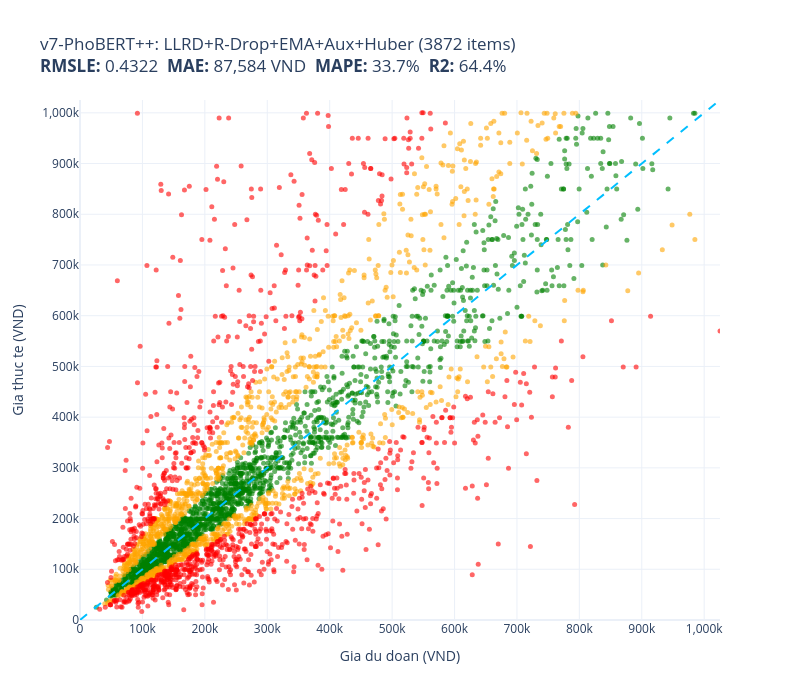
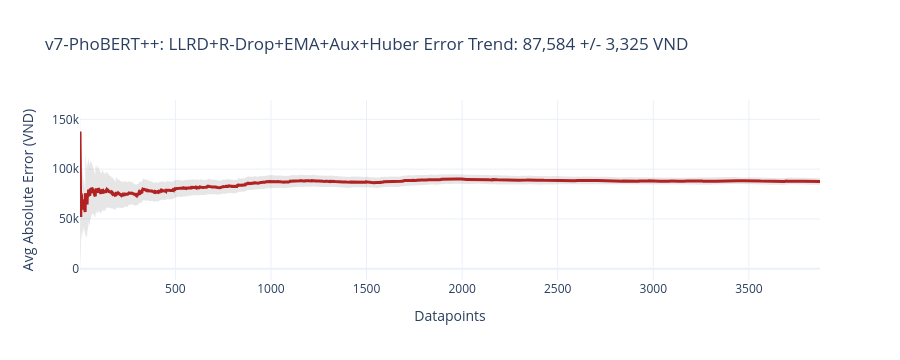
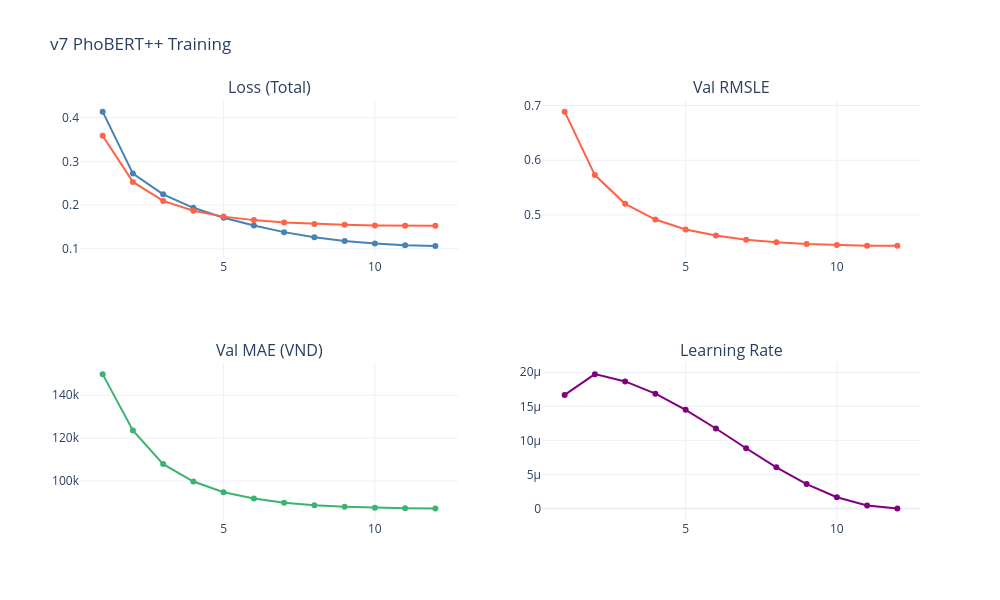

The notebook cell these images were saved under, in order:
### Code cell
pred_pb_val = predict_bert(ema_phobert, phobert_enc_val, y_mean_pb, y_std_pb, DEVICE)
pred_pb_test = predict_bert(ema_phobert, phobert_enc_test, y_mean_pb, y_std_pb, DEVICE)
ALL_PREDS_VAL["v7-PhoBERT++"] = pred_pb_val
ALL_PREDS_TEST["v7-PhoBERT++"] = pred_pb_test

evaluate_and_store(test_prices, pred_pb_test, "v7-PhoBERT++: LLRD+R-Drop+EMA+Aux+Huber", test_names)
if hist_pb:
    plot_bert_history(hist_pb, "v7 PhoBERT++ Training")

### Figure 1 — Plotly figure (JSON) as saved in the notebook; plotly's stock layout.template omitted (floating-point values rounded to 4 significant figures; data arrays with more than 128 entries replaced by an {"elided": "..."} marker saying what was removed)
{"data": [{"customdata": {"elided": "1725x1 str values"}, "hovertemplate": "%{customdata[0]}<extra></extra>", "marker": {"color": "green", "opacity": 0.6, "size": 5}, "mode": "markers", "name": "green", "type": "scatter", "x": {"elided": "1725 float values"}, "y": {"elided": "1725 float values"}}, {"customdata": {"elided": "1090x1 str values"}, "hovertemplate": "%{customdata[0]}<extra></extra>", "marker": {"color": "orange", "opacity": 0.6, "size": 5}, "mode": "markers", "name": "orange", "type": "scatter", "x": {"elided": "1090 float values"}, "y": {"elided": "1090 float values"}}, {"customdata": {"elided": "1057x1 str values"}, "hovertemplate": "%{customdata[0]}<extra></extra>", "marker": {"color": "red", "opacity": 0.6, "size": 5}, "mode": "markers", "name": "red", "type": "scatter", "x": {"elided": "1057 float values"}, "y": {"elided": "1057 float values"}}, {"hoverinfo": "skip", "line": {"color": "deepskyblue", "dash": "dash", "width": 2}, "mode": "lines", "name": "y=x", "showlegend": false, "type": "scatter", "x": [0, 1025000.0], "y": [0, 1025000.0]}], "layout": {"height": 700, "showlegend": false, "title": {"text": "v7-PhoBERT++: LLRD+R-Drop+EMA+Aux+Huber (3872 items)<br><b>RMSLE:</b> 0.4322  <b>MAE:</b> 87,584 VND  <b>MAPE:</b> 33.7%  <b>R2:</b> 64.4%"}, "width": 800, "xaxis": {"range": [0, 1025000.0], "ticktext": ["0", "100k", "200k", "300k", "400k", "500k", "600k", "700k", "800k", "900k", "1,000k", "1,100k"], "tickvals": [0, 100000, 200000, 300000, 400000, 500000, 600000, 700000, 800000, 900000, 1000000, 1100000], "title": {"text": "Gia du doan (VND)"}}, "yaxis": {"range": [0, 1025000.0], "ticktext": ["0", "100k", "200k", "300k", "400k", "500k", "600k", "700k", "800k", "900k", "1,000k", "1,100k"], "tickvals": [0, 100000, 200000, 300000, 400000, 500000, 600000, 700000, 800000, 900000, 1000000, 1100000], "title": {"text": "Gia thuc te (VND)"}}}}

### Figure 2 — Plotly figure (JSON) as saved in the notebook; plotly's stock layout.template omitted (floating-point values rounded to 4 significant figures; data arrays with more than 128 entries replaced by an {"elided": "..."} marker saying what was removed)
{"data": [{"fill": "toself", "fillcolor": "rgba(128,128,128,0.2)", "hoverinfo": "skip", "line": {"color": "rgba(255,255,255,0)"}, "showlegend": false, "type": "scatter", "x": {"elided": "7744 int values"}, "y": {"elided": "7744 float values"}}, {"line": {"color": "firebrick", "width": 3}, "mode": "lines", "name": "Cumulative Avg Error", "type": "scatter", "x": {"elided": "3872 int values"}, "y": {"elided": "3872 float values"}}], "layout": {"height": 360, "showlegend": false, "title": {"text": "v7-PhoBERT++: LLRD+R-Drop+EMA+Aux+Huber Error Trend: 87,584 +/- 3,325 VND"}, "width": 900, "xaxis": {"title": {"text": "Datapoints"}}, "yaxis": {"ticktext": ["0", "50k", "100k", "150k", "200k"], "tickvals": [0, 50000, 100000, 150000, 200000], "title": {"text": "Avg Absolute Error (VND)"}}}}

### Figure 3 — Plotly figure (JSON) as saved in the notebook; plotly's stock layout.template omitted (floating-point values rounded to 4 significant figures)
{"data": [{"line": {"color": "steelblue"}, "name": "Train", "type": "scatter", "x": [1, 2, 3, 4, 5, 6, 7, 8, 9, 10, 11, 12], "xaxis": "x", "y": [0.4137, 0.272, 0.2245, 0.1937, 0.1711, 0.1534, 0.1381, 0.1262, 0.1179, 0.1118, 0.1078, 0.1066], "yaxis": "y"}, {"line": {"color": "tomato"}, "name": "Val", "type": "scatter", "x": [1, 2, 3, 4, 5, 6, 7, 8, 9, 10, 11, 12], "xaxis": "x", "y": [0.3587, 0.2529, 0.2094, 0.187, 0.1736, 0.1655, 0.1602, 0.1568, 0.1547, 0.1535, 0.1528, 0.1525], "yaxis": "y"}, {"line": {"color": "tomato"}, "mode": "lines+markers", "type": "scatter", "x": [1, 2, 3, 4, 5, 6, 7, 8, 9, 10, 11, 12], "xaxis": "x2", "y": [0.6889, 0.5729, 0.5203, 0.4915, 0.4734, 0.4622, 0.4545, 0.4498, 0.4467, 0.4449, 0.4438, 0.4434], "yaxis": "y2"}, {"line": {"color": "mediumseagreen"}, "mode": "lines+markers", "type": "scatter", "x": [1, 2, 3, 4, 5, 6, 7, 8, 9, 10, 11, 12], "xaxis": "x3", "y": [149800.0, 123600.0, 107900.0, 99750.0, 94800.0, 91830.0, 89840.0, 88690.0, 88010.0, 87560.0, 87330.0, 87240.0], "yaxis": "y3"}, {"line": {"color": "purple"}, "type": "scatter", "x": [1, 2, 3, 4, 5, 6, 7, 8, 9, 10, 11, 12], "xaxis": "x4", "y": [1.667e-05, 1.973e-05, 1.866e-05, 1.686e-05, 1.449e-05, 1.174e-05, 8.839e-06, 6.039e-06, 3.572e-06, 1.645e-06, 4.201e-07, 0], "yaxis": "y4"}], "layout": {"annotations": [{"font": {"size": 16}, "showarrow": false, "text": "Loss (Total)", "x": 0.225, "xanchor": "center", "xref": "paper", "y": 1, "yanchor": "bottom", "yref": "paper"}, {"font": {"size": 16}, "showarrow": false, "text": "Val RMSLE", "x": 0.775, "xanchor": "center", "xref": "paper", "y": 1, "yanchor": "bottom", "yref": "paper"}, {"font": {"size": 16}, "showarrow": false, "text": "Val MAE (VND)", "x": 0.225, "xanchor": "center", "xref": "paper", "y": 0.375, "yanchor": "bottom", "yref": "paper"}, {"font": {"size": 16}, "showarrow": false, "text": "Learning Rate", "x": 0.775, "xanchor": "center", "xref": "paper", "y": 0.375, "yanchor": "bottom", "yref": "paper"}], "height": 600, "showlegend": false, "title": {"text": "v7 PhoBERT++ Training"}, "width": 1000, "xaxis": {"anchor": "y", "domain": [0, 0.45]}, "xaxis2": {"anchor": "y2", "domain": [0.55, 1]}, "xaxis3": {"anchor": "y3", "domain": [0, 0.45]}, "xaxis4": {"anchor": "y4", "domain": [0.55, 1]}, "yaxis": {"anchor": "x", "domain": [0.625, 1]}, "yaxis2": {"anchor": "x2", "domain": [0.625, 1]}, "yaxis3": {"anchor": "x3", "domain": [0, 0.375]}, "yaxis4": {"anchor": "x4", "domain": [0, 0.375]}}}
